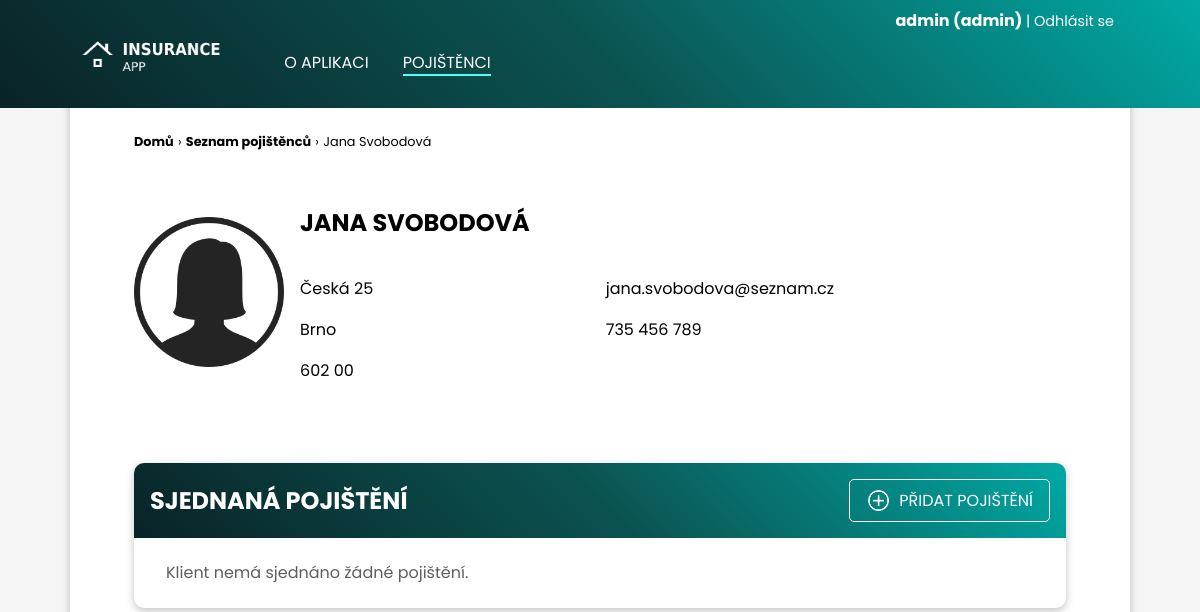
/pojistenci/3/ (signed in), run on an earlier commit of the app's database.
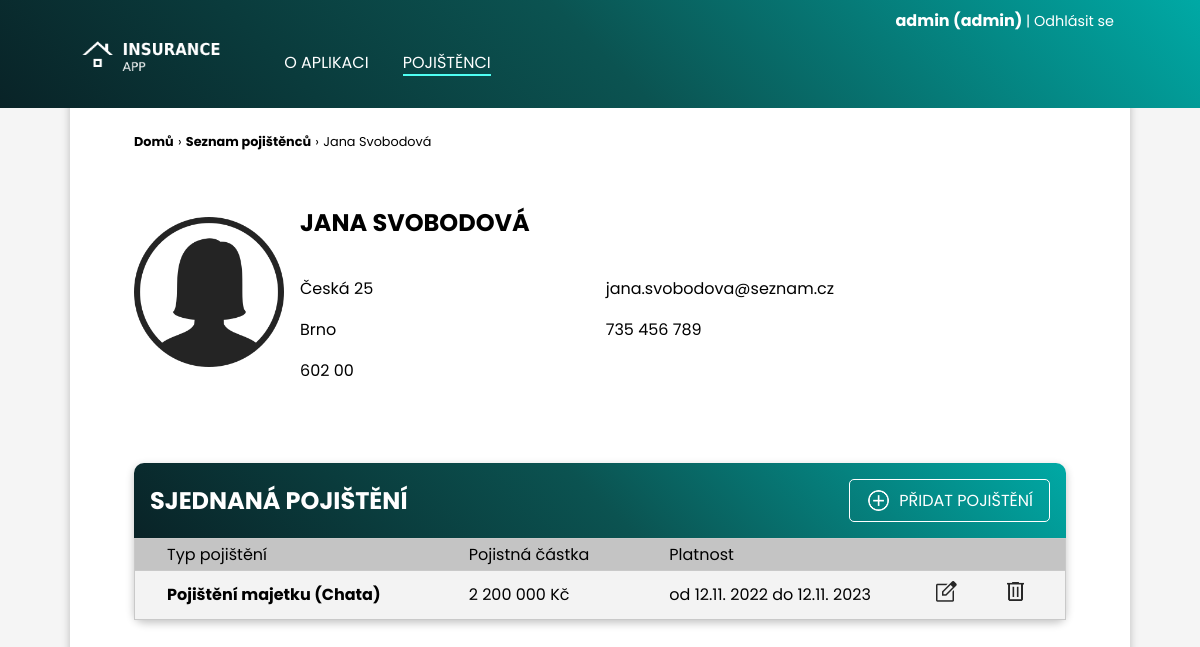
And on a later commit of the database.
### clients/models.py (models this page shows)
class Insurance(models.Model):
    TYPES_OF_INSURANCE = [
        ("MAJETEK", "Pojištění majetku"),
        ("HAVARIJNI", "Havarijní pojištění"),
        ("ZIVOTNI", "Životní pojištění"),
        ("URAZOVE", "Úrazové pojištění"),
        ("ODPOVEDNOSTI", "Pojištění odpovědnosti")
    ]
    insurance_type = models.CharField(max_length=30, choices=TYPES_OF_INSURANCE, verbose_name="Typ pojištění")
    subject = models.CharField(max_length=100, verbose_name="Předmět pojištění")
    amount = models.PositiveIntegerField(verbose_name="Pojistná částka")
    date_from = models.DateField(default=date.today, verbose_name="Pojištění od")
    date_to = models.DateField(default=date.today, verbose_name="Pojištění do")
    client = models.ForeignKey(Client, on_delete=models.CASCADE)
    def __str__(self):
        return f"{self.insurance_type}: {self.subject}, {self.amount}"

### clients/views.py (the view)
# urls.py: path("pojistenci/<int:pk>/", views.client_detail, name="client-detail"),
@login_required
def client_detail(request, pk):
    client = Client.objects.get(id=pk)
    insurances = Insurance.objects.filter(client_id=pk)
    print(insurances)
    return render(request, "clients/client_detail.html", {
        "client": client,
        "insurances": insurances
    })

### clients/templates/clients/client_detail.html (shortened to what this page needs)
{% extends 'clients/layout.html' %}
{% load static %}
{% block navigation %}
<li><a  href="{% url 'clients:index' %}">O&nbsp;aplikaci</a></li>
<li><a class="active" href="{% url 'clients:list-all-clients' %}">Pojištěnci</a></li>
{% endblock navigation %}
{% block section %}
    <div class="page-path">
        <a href="{% url 'clients:index' %}">Domů</a>
        <p>&rsaquo;</p>
        <a href="{% url 'clients:list-all-clients' %}">Seznam pojištěnců</a> <p>&rsaquo;</p>
        <p> {{ client.name }} {{ client.surname }}</p>
    </div>
    <div class="client-detail">
        {% if client.surname|slice:"-1:" == "á" %}
        <img class="client-detail-portrait" src="{% static 'clients/user_female_icon.png' %}" height="150px" alt="">
        {% else %}
        <img class="client-detail-portrait" src="{% static 'clients/user_male_icon.png' %}" height="150px" alt="">
        {% endif %}
        <h2 id="client-detail-name">{{ client.name }} {{ client.surname }}</h2>
        <div id="client-detail-address">
            <p>{{ client.street_address }}</p>
            <p>{{ client.city }}</p>
            <p>{{ client.postal_code }}</p>
        </div>
        <div id="client-detail-contact">
            <p>{{ client.email }}</p>
            <p>{{ client.phone_number }}</p>
        </div>
    </div>
    <div class="table-content-box">
        <div class="content-box-header table-header">
            <h2>Sjednaná pojištění</h2>
            {% if user.is_staff %}
            <a href="{% url 'clients:create-insurance' pk=client.id %}"><img src="{% static 'clients/add_circle_blue.png' %}" alt="add circle" height="25px">PŘIDAT POJIŠTĚNÍ</a>
            {% endif %}
        </div>
        <div class="custom-table">
            <table>
                {% if insurances|length > 0 %}
                <tr>
                    <th>Typ pojištění</th>
                    <th>Pojistná částka</th>
                    <th>Platnost</th>
                    <th></th>
                    <th></th>
                </tr>
                {% endif %}
                {% for insurance in insurances %}
                <tr>
                    <td><a href="{% url 'clients:insurance-detail' pk=client.id id=insurance.id %}">{{ insurance.get_insurance_type_display }} ({{ insurance.subject }})</a></td>
                    <td>{{ insurance.amount }} Kč</td>
                    <td>od {{ insurance.date_from|date:"d.m. Y" }} do {{ insurance.date_to|date:"d.m. Y" }}</td>
                    {% if user.is_staff %}
                    <td class="table-button"><a href="{% url 'clients:edit-insurance' pk=client.id id=insurance.id %}"><img src="{% static 'clients/edit.png' %}" height="25px" alt="edit" title="upravit"></a></td>
                    <td class="table-button"><a href="{% url 'clients:delete-insurance' pk=client.id id=insurance.id %}"><img src="{% static 'clients/delete.png' %}" height="25px" alt="delete" title="smazat"></a></td>
                    {% else %}
                    <td></td>
                    <td></td>
                    {% endif %}
                </tr>
                {% empty %}
                    <p class="empty-message">Klient nemá sjednáno žádné pojištění.</p>
                {% endfor %}
            </table>
        </div>
    </div>
{% endblock section %}

What changed in the data, as far as the page shows it:
added Insurance: insurance_type "Pojištění majetku", subject "Chata", amount "2 200 000", date_from "12.11. 2022", date_to "12.11. 2023"
Also different on the page:
text no longer shown: "Klient nemá sjednáno žádné pojištění."
text now shown: "Typ pojištění Pojistná částka Platnost"
